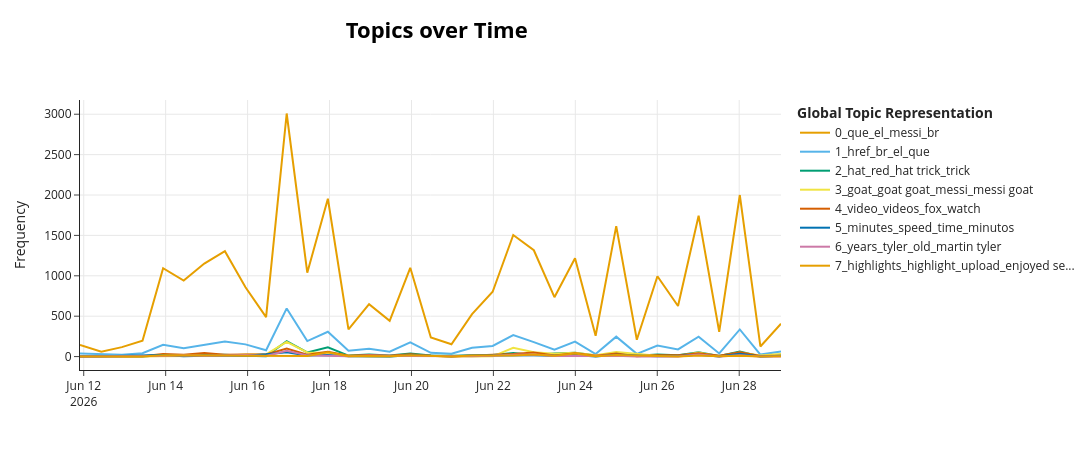

The notebook cell this image was saved under:
### Markdown cell above
---

### 4. Evolución temporal de tópicos

BERTopic puede calcular cómo cambia la prevalencia de cada tópico en el tiempo. Con un solo partido, la granularidad disponible es la fecha/hora de publicación del comentario.

### Code cell
if df is not None and not df.empty and 'topic' in df.columns:
    import time as _time
    _t0 = _time.monotonic()

    # --- Ensure texts is in scope (re-extract from df if needed) ---
    if 'texts' not in dir() or texts is None:
        texts = df['text_clean'].tolist()

    timestamps_raw = df['published_at'] if 'published_at' in df.columns else df.get('created_utc', pd.Series([pd.NaT]*len(df)))
    timestamps = pd.to_datetime(timestamps_raw, errors='coerce')

    # Align texts and timestamps: keep only rows where BOTH are valid
    valid_mask = timestamps.notna() & df['text_clean'].notna()
    n_valid = valid_mask.sum()
    print(f"Comentarios con timestamp + texto valido: {n_valid}/{len(df)}")

    if n_valid > 10:
        try:
            # NOTE: BERTopic's topics_over_time requires docs matching the fitting data.
            # With nr_bins=20 and tuning=False, 20K+ docs complete in <10s.
            span_days = (timestamps[valid_mask].max() - timestamps[valid_mask].min()).total_seconds() / 86400
            nr_bins = max(20, min(int(span_days * 2), 48))
            print(f"Rango fechas: {span_days:.1f} dias, nr_bins={nr_bins}")

            tot_df = topics_over_time_df(
                model, texts, timestamps,
                nr_bins=nr_bins,
                global_tuning=False,
                evolution_tuning=False,
            )

            _elapsed = _time.monotonic() - _t0
            if not tot_df.empty:
                print(f"Evolucion temporal calculada: {tot_df.shape[0]} filas ({_elapsed:.1f}s)")
                try:
                    fig = model.visualize_topics_over_time(tot_df, top_n_topics=min(8, tot_df['Topic'].nunique()))
                    fig.show()
                except Exception as exc:
                    print(f"Visualizacion no disponible: {exc}")
                    display(tot_df.head(10))
            else:
                print("No se pudo calcular la evolucion temporal.")
        except Exception as exc:
            print(f"Evolucion temporal omitida (error): {exc}")
    else:
        print(f"Solo {n_valid} comentarios con timestamp valido — insuficiente.")

### Figure 1 — Plotly figure (JSON) as saved in the notebook; plotly's stock layout.template omitted (floating-point values rounded to 4 significant figures)
{"data": [{"hoverinfo": "text", "hovertext": ["<b>Topic 0</b><br>Words: méxico, mexico, vamos, mexicano, que", "<b>Topic 0</b><br>Words: méxico, mexico, egypt, vamos, br", "<b>Topic 0</b><br>Words: paraguay, el, usa, es, en", "<b>Topic 0</b><br>Words: que, paraguay, el, en, unidos", "<b>Topic 0</b><br>Words: morocco, brazil, brasil, marruecos, el", "<b>Topic 0</b><br>Words: germany, brazil, curacao, que, marruecos", "<b>Topic 0</b><br>Words: japan, germany, brazil, curacao, curaçao", "<b>Topic 0</b><br>Words: spain, verde, cape, cape verde, españa", "<b>Topic 0</b><br>Words: spain, verde, germany, cape, cape verde", "<b>Topic 0</b><br>Words: france, senegal, world, mbappe, world cup", "<b>Topic 0</b><br>Words: messi, que, el, argentina, la", "<b>Topic 0</b><br>Words: messi, que, argentina, en, el", "<b>Topic 0</b><br>Words: england, kane, croatia, tuchel, world", "<b>Topic 0</b><br>Words: england, goal, que, cucho, world", "<b>Topic 0</b><br>Words: mexico, korea, game, que, korean", "<b>Topic 0</b><br>Words: mexico, que, korea, br, méxico", "<b>Topic 0</b><br>Words: haiti, brazil, qatar, team, turkey", "<b>Topic 0</b><br>Words: paraguay, turkey, team, goal, teams", "<b>Topic 0</b><br>Words: alemania, brazil, la, million, el", "<b>Topic 0</b><br>Words: spain, iran, yamal, world, goal", "<b>Topic 0</b><br>Words: japan, verde, cape, team, cape verde", "<b>Topic 0</b><br>Words: messi, que, argentina, el, la", "<b>Topic 0</b><br>Words: messi, mbappe, argentina, france, world", "<b>Topic 0</b><br>Words: ghana, england, messi, portugal, uzbekistan", "<b>Topic 0</b><br>Words: ghana, england, colombia, team, portugal", "<b>Topic 0</b><br>Words: br, ghana, colombia, england, portugal", "<b>Topic 0</b><br>Words: mexico, haiti, korea, south, game", "<b>Topic 0</b><br>Words: ecuador, alemania, la, que, el", "<b>Topic 0</b><br>Words: turkey, ecuador, japan, team, usa", "<b>Topic 0</b><br>Words: team, france, norway, turkey, french", "<b>Topic 0</b><br>Words: uruguay, que, la, el, en", "<b>Topic 0</b><br>Words: england, ecuador, el, en, que", "<b>Topic 0</b><br>Words: england, br, argentina, iran, messi", "<b>Topic 0</b><br>Words: la, el, argentina, por, que", "<b>Topic 0</b><br>Words: messi, portugal, ronaldo, goal, algeria"], "marker": {"color": "#E69F00"}, "mode": "lines", "name": "0_que_el_messi_br", "type": "scatter", "x": ["2026-06-11T21:48:54.678000000", "2026-06-12T10:18:12.771428571", "2026-06-12T22:22:10.542857142", "2026-06-13T10:26:08.314285714", "2026-06-13T22:30:06.085714285", "2026-06-14T10:34:03.857142857", "2026-06-14T22:38:01.628571428", "2026-06-15T10:41:59.400000000", "2026-06-15T22:45:57.171428571", "2026-06-16T10:49:54.942857142", "2026-06-16T22:53:52.714285714", "2026-06-17T10:57:50.485714285", "2026-06-17T23:01:48.257142857", "2026-06-18T11:05:46.028571428", "2026-06-18T23:09:43.800000000", "2026-06-19T11:13:41.571428571", "2026-06-19T23:17:39.342857142", "2026-06-20T11:21:37.114285714", "2026-06-20T23:25:34.885714285", "2026-06-21T11:29:32.657142857", "2026-06-21T23:33:30.428571428", "2026-06-22T11:37:28.200000000", "2026-06-22T23:41:25.971428571", "2026-06-23T11:45:23.742857142", "2026-06-23T23:49:21.514285714", "2026-06-24T11:53:19.285714285", "2026-06-24T23:57:17.057142857", "2026-06-25T12:01:14.828571428", "2026-06-26T00:05:12.600000000", "2026-06-26T12:09:10.371428571", "2026-06-27T00:13:08.142857143", "2026-06-27T12:17:05.914285714", "2026-06-28T00:21:03.685714285", "2026-06-28T12:25:01.457142857", "2026-06-29T00:28:59.228571428"], "y": [145, 60, 117, 196, 1094, 940, 1151, 1305, 858, 488, 3009, 1039, 1954, 336, 649, 442, 1099, 236, 152, 526, 802, 1505, 1316, 735, 1217, 258, 1614, 208, 995, 626, 1744, 307, 2000, 125, 406]}, {"hoverinfo": "text", "hovertext": ["<b>Topic 1</b><br>Words: que, commentary, spanish, es, dios", "<b>Topic 1</b><br>Words: voice, women, commentating, commentator, questions", "<b>Topic 1</b><br>Words: spanish, ja, unrest, hubieras, te", "<b>Topic 1</b><br>Words: spanish, el, spanish br, speak spanish, mckennie", "<b>Topic 1</b><br>Words: endrick, href, screamer, el, es", "<b>Topic 1</b><br>Words: href, shirt, endrick, ksify6lzfolm6akanydqag, 11ujg ksify6lzfolm6akanydqag", "<b>Topic 1</b><br>Words: href, commentary, xsify4oqcd2t29sp54iasaw, 11ujg xsify4oqcd2t29sp54iasaw, xsify4oqcd2t29sp54iasaw href", "<b>Topic 1</b><br>Words: cabo verde, cabo, verde, 11ujg xsify4oqcd2t29sp54iasaw, xsify4oqcd2t29sp54iasaw", "<b>Topic 1</b><br>Words: br, grass, grass br, feel, walk", "<b>Topic 1</b><br>Words: vazinha, vazinha br, br vazinha, narrar, href", "<b>Topic 1</b><br>Words: el, href, que, la, es", "<b>Topic 1</b><br>Words: href, el, la, que, es", "<b>Topic 1</b><br>Words: robi, br, br stay, stay robi, sharing comment", "<b>Topic 1</b><br>Words: href, trent, padre, salud, su padre", "<b>Topic 1</b><br>Words: href, commentators, commentator, envidia, thank", "<b>Topic 1</b><br>Words: dios, disfrutalos, mas nos, casa ay, disfrutalos al", "<b>Topic 1</b><br>Words: br, br br, god, href, jesus", "<b>Topic 1</b><br>Words: jesús, crees, br, que, dios", "<b>Topic 1</b><br>Words: embarrassing, emotion, biased calls, embarrassing announcement, ref embarrassing", "<b>Topic 1</b><br>Words: spanish, commentators, href, worship, finish", "<b>Topic 1</b><br>Words: commentators, href, commentator, cabo verde, cabo", "<b>Topic 1</b><br>Words: el, mejor, el mejor, que, es", "<b>Topic 1</b><br>Words: href, br, el, lol, que", "<b>Topic 1</b><br>Words: br br, href, cristiano, facts, siuuu", "<b>Topic 1</b><br>Words: href, el, la, es, love", "<b>Topic 1</b><br>Words: greatest time, truth, 15 comments, 2nd comment, controlo luego", "<b>Topic 1</b><br>Words: href, br, crying, el, mora", "<b>Topic 1</b><br>Words: dios, principe, female ref, female, el", "<b>Topic 1</b><br>Words: href, cope, river, loser, river love", "<b>Topic 1</b><br>Words: bot, ago pfp, pfp, bots, dembele", "<b>Topic 1</b><br>Words: estrellas, estrella, la, que, se", "<b>Topic 1</b><br>Words: fff, ai, selfish, coming home, es", "<b>Topic 1</b><br>Words: href, que, el, crying, es", "<b>Topic 1</b><br>Words: negative, didn, spanish, addicted negative, alaska por", "<b>Topic 1</b><br>Words: href, publicidad, stop crying, crying, thumbnail"], "marker": {"color": "#56B4E9"}, "mode": "lines", "name": "1_href_br_el_que", "type": "scatter", "x": ["2026-06-11T21:48:54.678000000", "2026-06-12T10:18:12.771428571", "2026-06-12T22:22:10.542857142", "2026-06-13T10:26:08.314285714", "2026-06-13T22:30:06.085714285", "2026-06-14T10:34:03.857142857", "2026-06-14T22:38:01.628571428", "2026-06-15T10:41:59.400000000", "2026-06-15T22:45:57.171428571", "2026-06-16T10:49:54.942857142", "2026-06-16T22:53:52.714285714", "2026-06-17T10:57:50.485714285", "2026-06-17T23:01:48.257142857", "2026-06-18T11:05:46.028571428", "2026-06-18T23:09:43.800000000", "2026-06-19T11:13:41.571428571", "2026-06-19T23:17:39.342857142", "2026-06-20T11:21:37.114285714", "2026-06-20T23:25:34.885714285", "2026-06-21T11:29:32.657142857", "2026-06-21T23:33:30.428571428", "2026-06-22T11:37:28.200000000", "2026-06-22T23:41:25.971428571", "2026-06-23T11:45:23.742857142", "2026-06-23T23:49:21.514285714", "2026-06-24T11:53:19.285714285", "2026-06-24T23:57:17.057142857", "2026-06-25T12:01:14.828571428", "2026-06-26T00:05:12.600000000", "2026-06-26T12:09:10.371428571", "2026-06-27T00:13:08.142857143", "2026-06-27T12:17:05.914285714", "2026-06-28T00:21:03.685714285", "2026-06-28T12:25:01.457142857", "2026-06-29T00:28:59.228571428"], "y": [38, 34, 24, 41, 146, 102, 147, 188, 151, 79, 596, 192, 307, 73, 97, 61, 177, 47, 34, 108, 131, 266, 179, 85, 185, 32, 247, 34, 136, 88, 247, 39, 336, 25, 64]}, {"hoverinfo": "text", "hovertext": ["<b>Topic 2</b><br>Words: roja, red, la roja, cards, fue", "<b>Topic 2</b><br>Words: flopping im, defensa guy, serrar, serrar bien, que serrar", "<b>Topic 2</b><br>Words: patadas penales, le yega, yega, regalados ni, talones le", "<b>Topic 2</b><br>Words: injured, injured injured, got injured, injury, glad", "<b>Topic 2</b><br>Words: injured, cualkier, awareness criminal, bono injured, card trigger", "<b>Topic 2</b><br>Words: yellow cards, yellow, cards, knee, netherlands", "<b>Topic 2</b><br>Words: doku, penalty, doku got, box, tripped", "<b>Topic 2</b><br>Words: bomb room, betraying clear, betraying, card breaking, breaking dokus", "<b>Topic 2</b><br>Words: guess injured, ki1yl wasn, ki1yl, injured anymore, healed soon", "<b>Topic 2</b><br>Words: hat, hat trick, trick, red, roja", "<b>Topic 2</b><br>Words: red, red card, hat trick, trick, hat", "<b>Topic 2</b><br>Words: penalty, rashford, penal, hat trick, trick", "<b>Topic 2</b><br>Words: buen candidato, arbitraje terrible, absolute dime, possession drops, walking 90", "<b>Topic 2</b><br>Words: rashford, penalty, rashford rashford, pe, penalty box", "<b>Topic 2</b><br>Words: rashford, goal, andar tramposo, beauty calm, alls hes", "<b>Topic 2</b><br>Words: red, card, red card, red cards, referee", "<b>Topic 2</b><br>Words: diving, contact, almiron, exaggerating, clear", "<b>Topic 2</b><br>Words: closely touched, card lw8bn7he9c, asen caso, does referee, es vendido", "<b>Topic 2</b><br>Words: orange, red, shirts, t8p, orange shirts", "<b>Topic 2</b><br>Words: penalty, referee, 200 penalty, colwell, caught hat", "<b>Topic 2</b><br>Words: penal, hat, hat trick, trick, el penal", "<b>Topic 2</b><br>Words: defensa, hattrick, bombed crossbar, boots excessive, 75 min", "<b>Topic 2</b><br>Words: offside, penalty, outside area, foul, area", "<b>Topic 2</b><br>Words: card, red, red card, penalty, referee", "<b>Topic 2</b><br>Words: penalty, offside, lucky penalty, mouth said, look spectacular", "<b>Topic 2</b><br>Words: foul, referee, specific, abbreviation, mouth", "<b>Topic 2</b><br>Words: indirect, indirect kick, kick, dive, allowed", "<b>Topic 2</b><br>Words: referee, female, foul, clear clear, female referee", "<b>Topic 2</b><br>Words: foot, foot left, left foot, right foot, trick", "<b>Topic 2</b><br>Words: red, red card, card, hat, referee", "<b>Topic 2</b><br>Words: rashford, shot target, lads, target, running", "<b>Topic 2</b><br>Words: rashford, offside, penalty, ball, rashford rashford", "<b>Topic 2</b><br>Words: monitor overturn, overturn decision, referee monitor, decision right, referee", "<b>Topic 2</b><br>Words: foot, ball low, courthouse, check toe, 35 come"], "marker": {"color": "#009E73"}, "mode": "lines", "name": "2_hat_red_hat trick_trick", "type": "scatter", "x": ["2026-06-11T21:48:54.678000000", "2026-06-12T22:22:10.542857142", "2026-06-13T10:26:08.314285714", "2026-06-13T22:30:06.085714285", "2026-06-14T10:34:03.857142857", "2026-06-14T22:38:01.628571428", "2026-06-15T10:41:59.400000000", "2026-06-15T22:45:57.171428571", "2026-06-16T10:49:54.942857142", "2026-06-16T22:53:52.714285714", "2026-06-17T10:57:50.485714285", "2026-06-17T23:01:48.257142857", "2026-06-18T11:05:46.028571428", "2026-06-18T23:09:43.800000000", "2026-06-19T11:13:41.571428571", "2026-06-19T23:17:39.342857142", "2026-06-20T11:21:37.114285714", "2026-06-20T23:25:34.885714285", "2026-06-21T11:29:32.657142857", "2026-06-21T23:33:30.428571428", "2026-06-22T11:37:28.200000000", "2026-06-22T23:41:25.971428571", "2026-06-23T11:45:23.742857142", "2026-06-23T23:49:21.514285714", "2026-06-24T11:53:19.285714285", "2026-06-24T23:57:17.057142857", "2026-06-25T12:01:14.828571428", "2026-06-26T00:05:12.600000000", "2026-06-26T12:09:10.371428571", "2026-06-27T00:13:08.142857143", "2026-06-27T12:17:05.914285714", "2026-06-28T00:21:03.685714285", "2026-06-28T12:25:01.457142857", "2026-06-29T00:28:59.228571428"], "y": [5, 2, 2, 21, 10, 20, 24, 11, 5, 192, 52, 116, 12, 25, 12, 37, 14, 9, 17, 19, 44, 20, 39, 47, 13, 31, 10, 26, 16, 55, 7, 64, 2, 11]}, {"hoverinfo": "text", "hovertext": ["<b>Topic 3</b><br>Words: exhibicion, estilo europeo, europeo en, wow pero, negro del", "<b>Topic 3</b><br>Words: ratoneros, dos ratoneros, ratoneros tuca, tuca anceloti, anceloti", "<b>Topic 3</b><br>Words: horse wake, wake live, tambien ratonero, live past, ratonero", "<b>Topic 3</b><br>Words: barrio varias, beast match, caso vive, broma es, tocándole los", "<b>Topic 3</b><br>Words: slim dog, shepherd, keeper goat, german shepherd, dog kitchen", "<b>Topic 3</b><br>Words: dark, dark horses, horses, dark horse, horse", "<b>Topic 3</b><br>Words: goats, goat, lobo, ask, baby goat", "<b>Topic 3</b><br>Words: goats, goat, don, animals, people", "<b>Topic 3</b><br>Words: goat, goat goat, messi, real goat, goat messi", "<b>Topic 3</b><br>Words: goat, bro goat, goat goat, messi, goat messi", "<b>Topic 3</b><br>Words: goat, goat goat, real goat, goat messi, messi goat", "<b>Topic 3</b><br>Words: goat, english goat, goat goat, messi goat, disagree english", "<b>Topic 3</b><br>Words: card goat, amargado wey, perro amargado, tan perro, wey todo", "<b>Topic 3</b><br>Words: knew goat, goat beast, messi knew, boy messi, beast", "<b>Topic 3</b><br>Words: dark, horse, dark horse, dark horses, horses", "<b>Topic 3</b><br>Words: horse, dark, supposed dark, animals turkey, believe supposed", "<b>Topic 3</b><br>Words: vinicues key, key point, point match, vinicues, match assist", "<b>Topic 3</b><br>Words: goal tomorrow, goat gonna, score better, gonna score, better goal", "<b>Topic 3</b><br>Words: época dinosaurio, fit manages, en época, score lamine, usa dark", "<b>Topic 3</b><br>Words: goat, messi goat, messi, goat goat, goat messi", "<b>Topic 3</b><br>Words: goat, goat goat, messi, messi goat, goat messi", "<b>Topic 3</b><br>Words: goat, goats, messi goat, cabra, messi", "<b>Topic 3</b><br>Words: goat, messi goat, messi, goat goat, goat messi", "<b>Topic 3</b><br>Words: goat, goats, ronaldo goat, aliens, goat goat", "<b>Topic 3</b><br>Words: aliens, goat, los aliens, var, planet", "<b>Topic 3</b><br>Words: aliens, hasn, aliens got, aliens xd, bruno beast", "<b>Topic 3</b><br>Words: barks caravan, viking need, black panther, caravan passes, caravan", "<b>Topic 3</b><br>Words: dinosaurios, los dinosaurios, le glasearon, glasearon, glasearon la", "<b>Topic 3</b><br>Words: ecuador actually, match ecuador, actually looked, like dark, dark horse", "<b>Topic 3</b><br>Words: goat, messi goat, messi, goat goat, real goat", "<b>Topic 3</b><br>Words: lionel messi, lionel, goat lionel, forever, messi forever", "<b>Topic 3</b><br>Words: goat, gen, messi, real goat, messi goat"], "marker": {"color": "#F0E442"}, "mode": "lines", "name": "3_goat_goat goat_messi_messi goat", "type": "scatter", "x": ["2026-06-12T22:22:10.542857142", "2026-06-13T10:26:08.314285714", "2026-06-13T22:30:06.085714285", "2026-06-14T10:34:03.857142857", "2026-06-14T22:38:01.628571428", "2026-06-15T10:41:59.400000000", "2026-06-15T22:45:57.171428571", "2026-06-16T10:49:54.942857142", "2026-06-16T22:53:52.714285714", "2026-06-17T10:57:50.485714285", "2026-06-17T23:01:48.257142857", "2026-06-18T11:05:46.028571428", "2026-06-18T23:09:43.800000000", "2026-06-19T11:13:41.571428571", "2026-06-19T23:17:39.342857142", "2026-06-20T11:21:37.114285714", "2026-06-20T23:25:34.885714285", "2026-06-21T11:29:32.657142857", "2026-06-21T23:33:30.428571428", "2026-06-22T11:37:28.200000000", "2026-06-22T23:41:25.971428571", "2026-06-23T11:45:23.742857142", "2026-06-23T23:49:21.514285714", "2026-06-24T11:53:19.285714285", "2026-06-24T23:57:17.057142857", "2026-06-26T00:05:12.600000000", "2026-06-26T12:09:10.371428571", "2026-06-27T00:13:08.142857143", "2026-06-27T12:17:05.914285714", "2026-06-28T00:21:03.685714285", "2026-06-28T12:25:01.457142857", "2026-06-29T00:28:59.228571428"], "y": [1, 1, 2, 5, 4, 10, 26, 27, 182, 51, 46, 13, 3, 2, 17, 5, 1, 1, 3, 109, 54, 35, 47, 17, 57, 9, 5, 51, 1, 51, 13, 31]}, {"hoverinfo": "text", "hovertext": ["<b>Topic 4</b><br>Words: caso ya, cómo van, definitely lacked, english definitely, mejor pongan", "<b>Topic 4</b><br>Words: espn, fox, watch, ago wonderful, ad revenue", "<b>Topic 4</b><br>Words: stadium loud, know stadium, hear cantor, yelling goool, loud hear", "<b>Topic 4</b><br>Words: creen moren, moren, la tribuna, tribuna, sabía", "<b>Topic 4</b><br>Words: video, tv, post video, sí ver, davo", "<b>Topic 4</b><br>Words: video, videos, peter, old video, fake video", "<b>Topic 4</b><br>Words: video, fox, stadium, watch, come watch", "<b>Topic 4</b><br>Words: video, cinema, performance, sera, watch", "<b>Topic 4</b><br>Words: fox, video, usted, does fox, calidad los", "<b>Topic 4</b><br>Words: video, awful, videos, angeles, los angeles", "<b>Topic 4</b><br>Words: video, el video, el, este video, youtube", "<b>Topic 4</b><br>Words: chiefs, youtube, fox sports, chiefs fans, video", "<b>Topic 4</b><br>Words: video, youtube, highlights youtube, highlights, channel", "<b>Topic 4</b><br>Words: songs, video, stadium, colooombia, díaz vídeo", "<b>Topic 4</b><br>Words: video, stadium, el video, se, peter", "<b>Topic 4</b><br>Words: vídeo, buy, fox, awful american, actually lots", "<b>Topic 4</b><br>Words: 1080p, video, fox, 4k se, 4k", "<b>Topic 4</b><br>Words: video, espn boring, entered wrong, countries broadcasters, boring bad", "<b>Topic 4</b><br>Words: como ronca, ronca duerme, televisa la, seleccion televisa, ronca", "<b>Topic 4</b><br>Words: video, diario, enjoyed second, screen, enjoyed", "<b>Topic 4</b><br>Words: watch, ksa offense, ksa, come watch, offense", "<b>Topic 4</b><br>Words: videos, los videos, video, clips, copyright", "<b>Topic 4</b><br>Words: video, channel, really, tickets, subscribe button", "<b>Topic 4</b><br>Words: 115 charges, charges fan, bodied 115, neutral fan, charges", "<b>Topic 4</b><br>Words: video, videos, peter, videos diarios, diarios", "<b>Topic 4</b><br>Words: dury, peter dury, peter, sound, showing", "<b>Topic 4</b><br>Words: subscribe football, football content, subscribe, content, content subscribe", "<b>Topic 4</b><br>Words: angulo pedro, channel streamers, comments sorry, edit watch, nilson", "<b>Topic 4</b><br>Words: cinema, video, highlights, fan, love", "<b>Topic 4</b><br>Words: false videos, don, money, false, don want", "<b>Topic 4</b><br>Words: video, el video, el, vídeo, channel", "<b>Topic 4</b><br>Words: blasting background, clips stadiums, match titanium, music mandatory, stadiums playing", "<b>Topic 4</b><br>Words: video, fox, footage, el video, youtube", "<b>Topic 4</b><br>Words: alegran los, amo sus, angosto el, angosto, bajen el", "<b>Topic 4</b><br>Words: video, aganlos 15, best cinema, como sido, avaricia aganlos"], "marker": {"color": "#D55E00"}, "mode": "lines", "name": "4_video_videos_fox_watch", "type": "scatter", "x": ["2026-06-11T21:48:54.678000000", "2026-06-12T10:18:12.771428571", "2026-06-12T22:22:10.542857142", "2026-06-13T10:26:08.314285714", "2026-06-13T22:30:06.085714285", "2026-06-14T10:34:03.857142857", "2026-06-14T22:38:01.628571428", "2026-06-15T10:41:59.400000000", "2026-06-15T22:45:57.171428571", "2026-06-16T10:49:54.942857142", "2026-06-16T22:53:52.714285714", "2026-06-17T10:57:50.485714285", "2026-06-17T23:01:48.257142857", "2026-06-18T11:05:46.028571428", "2026-06-18T23:09:43.800000000", "2026-06-19T11:13:41.571428571", "2026-06-19T23:17:39.342857142", "2026-06-20T11:21:37.114285714", "2026-06-20T23:25:34.885714285", "2026-06-21T11:29:32.657142857", "2026-06-21T23:33:30.428571428", "2026-06-22T11:37:28.200000000", "2026-06-22T23:41:25.971428571", "2026-06-23T11:45:23.742857142", "2026-06-23T23:49:21.514285714", "2026-06-24T11:53:19.285714285", "2026-06-24T23:57:17.057142857", "2026-06-25T12:01:14.828571428", "2026-06-26T00:05:12.600000000", "2026-06-26T12:09:10.371428571", "2026-06-27T00:13:08.142857143", "2026-06-27T12:17:05.914285714", "2026-06-28T00:21:03.685714285", "2026-06-28T12:25:01.457142857", "2026-06-29T00:28:59.228571428"], "y": [2, 5, 1, 3, 32, 23, 44, 22, 26, 25, 99, 22, 61, 11, 19, 9, 30, 9, 2, 16, 22, 31, 49, 12, 42, 10, 38, 4, 16, 18, 40, 10, 52, 6, 9]}, {"hoverinfo": "text", "hovertext": ["<b>Topic 5</b><br>Words: resumen, como href, final mas, duraba como, href goles", "<b>Topic 5</b><br>Words: 29, min, 29 minutos, arriba telemundo, 29 extended", "<b>Topic 5</b><br>Words: speed, peles, speed speed, natural, r9", "<b>Topic 5</b><br>Words: waste, speed abs, 100 shots, dont lots, abs r9", "<b>Topic 5</b><br>Words: 18 minute, 18th minute, 24 second, djik sneakiest, dando 30", "<b>Topic 5</b><br>Words: shots, accurate powerful, definition cynical, game joke, half minute", "<b>Topic 5</b><br>Words: resumen, minutos, n6it, minutes fool, n6it doesn", "<b>Topic 5</b><br>Words: prediction, predicted, kid, kid predicted, minutes", "<b>Topic 5</b><br>Words: minutes, prediction, minutos, kid, predicted", "<b>Topic 5</b><br>Words: seconds, 15, speed, ago 15, challenged work", "<b>Topic 5</b><br>Words: feinting run, feinting, half, speed, minutos", "<b>Topic 5</b><br>Words: del tiempo, tiempo, agragado, chingaos, chingaos aumentan", "<b>Topic 5</b><br>Words: american illiteracy, amazing bicycle, sk possession, meant 2nd, confuse timezones", "<b>Topic 5</b><br>Words: save, effort save, 80 combined, save incredible, right bicycle", "<b>Topic 5</b><br>Words: target, shots, shots target, 33 shots, 30 shots", "<b>Topic 5</b><br>Words: possession time, target, x4c, 30, shots", "<b>Topic 5</b><br>Words: tan largos, largos, speed, official, song", "<b>Topic 5</b><br>Words: minutes, 30, 15 minutes, minutos, 15", "<b>Topic 5</b><br>Words: resumen, fast, minutos, min, cortos la", "<b>Topic 5</b><br>Words: weather, weather delay, delay, speed, crininal", "<b>Topic 5</b><br>Words: minutes, gameplay, eat, 11 mins, atinó los", "<b>Topic 5</b><br>Words: simpsons, speed, 85 10, dos minutos, folks prophesy", "<b>Topic 5</b><br>Words: overtime, shots target, time, mins, target", "<b>Topic 5</b><br>Words: nro les, numero que, el nro, que uso, mismo numero", "<b>Topic 5</b><br>Words: slow, time, speed, seconds, know", "<b>Topic 5</b><br>Words: fueron, minutos, fueron 10, fuel el, fueron 17", "<b>Topic 5</b><br>Words: minutes, games 90, senegal started, predict stuff, played 80", "<b>Topic 5</b><br>Words: minutes, sacando, seconds, resumen, minutos", "<b>Topic 5</b><br>Words: finish posted, sick 30, min finish, power demble, look shot", "<b>Topic 5</b><br>Words: free kick, free, kick, extra time, extra", "<b>Topic 5</b><br>Words: 60 segundos, claro hablen, acaba también, hablen antes, como molestan", "<b>Topic 5</b><br>Words: free, free kick, kick, free kicks, kicks"], "marker": {"color": "#0072B2"}, "mode": "lines", "name": "5_minutes_speed_time_minutos", "type": "scatter", "x": ["2026-06-11T21:48:54.678000000", "2026-06-12T10:18:12.771428571", "2026-06-13T22:30:06.085714285", "2026-06-14T10:34:03.857142857", "2026-06-14T22:38:01.628571428", "2026-06-15T10:41:59.400000000", "2026-06-15T22:45:57.171428571", "2026-06-16T10:49:54.942857142", "2026-06-16T22:53:52.714285714", "2026-06-17T10:57:50.485714285", "2026-06-17T23:01:48.257142857", "2026-06-18T11:05:46.028571428", "2026-06-18T23:09:43.800000000", "2026-06-19T11:13:41.571428571", "2026-06-19T23:17:39.342857142", "2026-06-20T11:21:37.114285714", "2026-06-20T23:25:34.885714285", "2026-06-21T11:29:32.657142857", "2026-06-21T23:33:30.428571428", "2026-06-22T11:37:28.200000000", "2026-06-22T23:41:25.971428571", "2026-06-23T11:45:23.742857142", "2026-06-23T23:49:21.514285714", "2026-06-24T11:53:19.285714285", "2026-06-24T23:57:17.057142857", "2026-06-26T00:05:12.600000000", "2026-06-26T12:09:10.371428571", "2026-06-27T00:13:08.142857143", "2026-06-27T12:17:05.914285714", "2026-06-28T00:21:03.685714285", "2026-06-28T12:25:01.457142857", "2026-06-29T00:28:59.228571428"], "y": [2, 3, 21, 4, 11, 12, 9, 28, 54, 13, 20, 4, 6, 2, 16, 8, 5, 13, 16, 14, 15, 10, 20, 1, 24, 5, 7, 22, 2, 36, 1, 9]}, {"hoverinfo": "text", "hovertext": ["<b>Topic 6</b><br>Words: cobertura que, la cobertura, inauguración del, dió la, cobertura", "<b>Topic 6</b><br>Words: 14 años, 5286 días, 5286, dias son, escucho la", "<b>Topic 6</b><br>Words: 2026 años, años atrás, atrás, 2026, años", "<b>Topic 6</b><br>Words: 103 años, ago doing, casemiro retires, es falcón, falcón inter", "<b>Topic 6</b><br>Words: 2014, 2026, history, history repeats, repeats", "<b>Topic 6</b><br>Words: 2014, 2011 cameras, repeats seeing, seeing flashbacks, 90s wouldn", "<b>Topic 6</b><br>Words: 40, history, prime, 15, age", "<b>Topic 6</b><br>Words: 40, old, flashbacks, años 40, mean 40", "<b>Topic 6</b><br>Words: old, 40, edit 40, mbappé remember, 33years", "<b>Topic 6</b><br>Words: 39, years, 38, days, 34", "<b>Topic 6</b><br>Words: aged, retire, aged pal, aged aged, achieve feat", "<b>Topic 6</b><br>Words: best highlights, martin tyler, tyler, martin, retire", "<b>Topic 6</b><br>Words: old, years old, years, need retire, hurricane", "<b>Topic 6</b><br>Words: tyler, martin tyler, martin, old, legend yeah", "<b>Topic 6</b><br>Words: martin tyler, tyler, martin, 80, years", "<b>Topic 6</b><br>Words: martin tyler, tyler, martin, decades, 80", "<b>Topic 6</b><br>Words: years, 17 past, daylight rule, 18 like, glaze 18", "<b>Topic 6</b><br>Words: 18, 1990 18, 1950 1990, 2026 wrong, 2014 ochoa", "<b>Topic 6</b><br>Words: 39, pa que, years, 40, pa", "<b>Topic 6</b><br>Words: años, years, 39, old, age", "<b>Topic 6</b><br>Words: years ago, 2018 knew, history history, ago btw, related ze3bc", "<b>Topic 6</b><br>Words: 2000 años, 2000, 39, days, baldo entire", "<b>Topic 6</b><br>Words: days, 2034 world, different wish, days 40, andy robertson", "<b>Topic 6</b><br>Words: birth rates, rates, birth, age, age come", "<b>Topic 6</b><br>Words: heads yall, yall did, did 40s, 40s, heads", "<b>Topic 6</b><br>Words: 2022 tho, look changed, improvement 2018, changed 2023, days improvement", "<b>Topic 6</b><br>Words: old tim, ream starts, tim ream, ream, tim", "<b>Topic 6</b><br>Words: years ago, ago, 2026, years, 2022", "<b>Topic 6</b><br>Words: 2026 backward, land frank, frank bro, bro color, backward people", "<b>Topic 6</b><br>Words: 10 years, retire, years, 39, 23 quite", "<b>Topic 6</b><br>Words: interesa vivir, vivir del, interesa, del pasado, vivir", "<b>Topic 6</b><br>Words: tyler needs, needs retire, martin tyler, tyler, martin"], "marker": {"color": "#CC79A7"}, "mode": "lines", "name": "6_years_tyler_old_martin tyler", "type": "scatter", "x": ["2026-06-11T21:48:54.678000000", "2026-06-12T22:22:10.542857142", "2026-06-13T10:26:08.314285714", "2026-06-13T22:30:06.085714285", "2026-06-14T10:34:03.857142857", "2026-06-14T22:38:01.628571428", "2026-06-15T10:41:59.400000000", "2026-06-15T22:45:57.171428571", "2026-06-16T10:49:54.942857142", "2026-06-16T22:53:52.714285714", "2026-06-17T10:57:50.485714285", "2026-06-17T23:01:48.257142857", "2026-06-18T11:05:46.028571428", "2026-06-18T23:09:43.800000000", "2026-06-19T11:13:41.571428571", "2026-06-19T23:17:39.342857142", "2026-06-21T11:29:32.657142857", "2026-06-21T23:33:30.428571428", "2026-06-22T11:37:28.200000000", "2026-06-22T23:41:25.971428571", "2026-06-23T11:45:23.742857142", "2026-06-23T23:49:21.514285714", "2026-06-24T11:53:19.285714285", "2026-06-24T23:57:17.057142857", "2026-06-25T12:01:14.828571428", "2026-06-26T00:05:12.600000000", "2026-06-26T12:09:10.371428571", "2026-06-27T00:13:08.142857143", "2026-06-27T12:17:05.914285714", "2026-06-28T00:21:03.685714285", "2026-06-28T12:25:01.457142857", "2026-06-29T00:28:59.228571428"], "y": [1, 3, 2, 7, 17, 10, 13, 19, 7, 71, 15, 14, 5, 14, 8, 8, 5, 9, 24, 27, 7, 10, 4, 10, 1, 5, 1, 25, 1, 15, 1, 1]}, {"hoverinfo": "text", "hovertext": ["<b>Topic 7</b><br>Words: highlights couple, couple days, watching highlights, couple, days", "<b>Topic 7</b><br>Words: una mitad, entera se, mitad entera, que highlights, casi una", "<b>Topic 7</b><br>Words: highlights, videos, highlights highlights, highlight, gotta edit", "<b>Topic 7</b><br>Words: highlights, upload, upload highlights, awesome thank, 1please", "<b>Topic 7</b><br>Words: highlights, editing, day better, editing amazing, better editing", "<b>Topic 7</b><br>Words: highlights, deserves recognition, recognition, deserves, highlight", "<b>Topic 7</b><br>Words: worth sharing, highlights, sharing, worth, explanation", "<b>Topic 7</b><br>Words: vozinha highlight, helped understand, understand better, production quality, production", "<b>Topic 7</b><br>Words: highlights, deserves recognition, recognition, recommend production, deserves", "<b>Topic 7</b><br>Words: way present, really helpful, definitely recommend, recommend, helpful", "<b>Topic 7</b><br>Words: highlights, highlight, highlights best, best highlights, best", "<b>Topic 7</b><br>Words: highlights, bro support, making highlights, like superb, nice highlights", "<b>Topic 7</b><br>Words: highlights, way present, present, need mins, mins proper", "<b>Topic 7</b><br>Words: editing, clock timer, highlights makes, include clock, makes intense", "<b>Topic 7</b><br>Words: highlights, highlight, exactly needed, definitely recommend, recommend", "<b>Topic 7</b><br>Words: helpful really, really helpful, appreciate effort, really, really appreciate", "<b>Topic 7</b><br>Words: tutorial impressive, impressive definitely, tutorial, definitely recommend, recommend", "<b>Topic 7</b><br>Words: highlights, production quality, really helpful, definitely recommend, worth sharing", "<b>Topic 7</b><br>Words: highlights, extended highlights, extended, really helpful, helpful", "<b>Topic 7</b><br>Words: tutorial, deserves recognition, recognition, deserves, day better", "<b>Topic 7</b><br>Words: highlights, extended, minute highlights, extended highlights, minute", "<b>Topic 7</b><br>Words: appreciate effort, really appreciate, appreciate, effort, way present", "<b>Topic 7</b><br>Words: highlights, min, enjoyed second, enjoyed, min highlights", "<b>Topic 7</b><br>Words: notch, sped 10, highlights sped, upload longer, highlights editing", "<b>Topic 7</b><br>Words: highlights, upload, minutes highlights, minutes, highlight", "<b>Topic 7</b><br>Words: highlights, upload, allthe, allthe time, claimed plse", "<b>Topic 7</b><br>Words: know make, make highlights, don know, highlights, make", "<b>Topic 7</b><br>Words: highlights, loll, highlight, explanation, baler", "<b>Topic 7</b><br>Words: need longer, day highlights, notch enjoyed, highlights need, tutorial notch", "<b>Topic 7</b><br>Words: highlights, upload, minutes highlights, upload highlights, complete", "<b>Topic 7</b><br>Words: big bro, highlights big, upload highlights, upload, big", "<b>Topic 7</b><br>Words: highlights, min, min don, posted highlights, shorts videos"], "marker": {"color": "#E69F00"}, "mode": "lines", "name": "7_highlights_highlight_upload_enjoyed se...", "type": "scatter", "x": ["2026-06-11T21:48:54.678000000", "2026-06-13T10:26:08.314285714", "2026-06-13T22:30:06.085714285", "2026-06-14T10:34:03.857142857", "2026-06-14T22:38:01.628571428", "2026-06-15T10:41:59.400000000", "2026-06-15T22:45:57.171428571", "2026-06-16T10:49:54.942857142", "2026-06-16T22:53:52.714285714", "2026-06-17T10:57:50.485714285", "2026-06-17T23:01:48.257142857", "2026-06-18T11:05:46.028571428", "2026-06-18T23:09:43.800000000", "2026-06-19T11:13:41.571428571", "2026-06-19T23:17:39.342857142", "2026-06-20T11:21:37.114285714", "2026-06-20T23:25:34.885714285", "2026-06-21T11:29:32.657142857", "2026-06-21T23:33:30.428571428", "2026-06-22T11:37:28.200000000", "2026-06-22T23:41:25.971428571", "2026-06-23T11:45:23.742857142", "2026-06-23T23:49:21.514285714", "2026-06-24T11:53:19.285714285", "2026-06-24T23:57:17.057142857", "2026-06-26T00:05:12.600000000", "2026-06-26T12:09:10.371428571", "2026-06-27T00:13:08.142857143", "2026-06-27T12:17:05.914285714", "2026-06-28T00:21:03.685714285", "2026-06-28T12:25:01.457142857", "2026-06-29T00:28:59.228571428"], "y": [1, 1, 15, 11, 13, 12, 11, 12, 12, 8, 54, 3, 7, 3, 16, 4, 1, 12, 16, 12, 27, 11, 37, 4, 20, 5, 1, 12, 3, 10, 1, 4]}], "layout": {"height": 450, "hoverlabel": {"bgcolor": "white", "font": {"family": "Rockwell", "size": 16}}, "legend": {"title": {"text": "<b>Global Topic Representation"}}, "title": {"font": {"color": "Black", "size": 22}, "text": "<b>Topics over Time</b>", "x": 0.4, "xanchor": "center", "y": 0.95, "yanchor": "top"}, "width": 1250, "xaxis": {"showgrid": true}, "yaxis": {"showgrid": true, "title": {"text": "Frequency"}}}}
